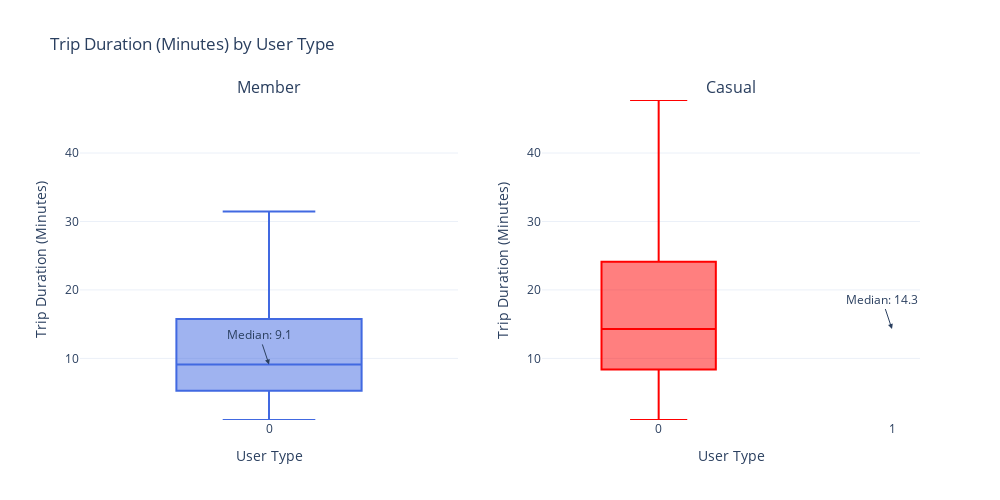

Notebook source saved alongside this figure:
### Code cell
# Separate stats
member_stats = summary_df[summary_df['user_type'] == 'member'].iloc[0]
casual_stats = summary_df[summary_df['user_type'] == 'casual'].iloc[0]

# Determine common y-axis range
y_min = min(member_stats["lowerfence"], casual_stats["lowerfence"])
y_max = max(member_stats["upperfence"], casual_stats["upperfence"])

# Create subplots: 1 row, 2 columns
fig = make_subplots(rows=1, cols=2, subplot_titles=("Member", "Casual"))

# Member box
fig.add_trace(go.Box(
    q1=[member_stats["q1"]],
    median=[member_stats["median"]],
    q3=[member_stats["q3"]],
    lowerfence=[member_stats["lowerfence"]],
    upperfence=[member_stats["upperfence"]],
    name="Member",
    marker_color="royalblue",
    boxmean=False,  # hide mean
    showlegend=False
), row=1, col=1)

# Add median annotation for Member
fig.add_annotation(
    x=0,  # first subplot
    y=member_stats["median"],
    text=f"Median: {member_stats['median']:.1f}",
    showarrow=True,
    arrowhead=2,
    row=1,
    col=1
)

# Casual box
fig.add_trace(go.Box(
    q1=[casual_stats["q1"]],
    median=[casual_stats["median"]],
    q3=[casual_stats["q3"]],
    lowerfence=[casual_stats["lowerfence"]],
    upperfence=[casual_stats["upperfence"]],
    name="Casual",
    marker_color="red",
    boxmean=False,
    showlegend=False
), row=1, col=2)

# Add median annotation for Casual
fig.add_annotation(
    x=1,  # second subplot
    y=casual_stats["median"],
    text=f"Median: {casual_stats['median']:.1f}",
    showarrow=True,
    arrowhead=2,
    row=1,
    col=2
)

# Update layout
fig.update_layout(
    title_text="Trip Duration (Minutes) by User Type",
    template="plotly_white",
    width=1000,
    height=500
)

# Add axis labels and enforce same y-axis
fig.update_xaxes(title_text="User Type", row=1, col=1)
fig.update_xaxes(title_text="User Type", row=1, col=2)
fig.update_yaxes(title_text="Trip Duration (Minutes)", row=1, col=1, range=[y_min, y_max])
fig.update_yaxes(title_text="Trip Duration (Minutes)", row=1, col=2, range=[y_min, y_max])

# Show figure
fig.show()

### Figure 1 — Plotly figure (JSON) as saved in the notebook; plotly's stock layout.template omitted (floating-point values rounded to 4 significant figures)
{"data": [{"boxmean": false, "lowerfence": [1.0], "marker": {"color": "royalblue"}, "median": [9.119], "name": "Member", "q1": [5.281], "q3": [15.76], "showlegend": false, "type": "box", "upperfence": [31.47], "xaxis": "x", "yaxis": "y"}, {"boxmean": false, "lowerfence": [1.001], "marker": {"color": "red"}, "median": [14.29], "name": "Casual", "q1": [8.382], "q3": [24.13], "showlegend": false, "type": "box", "upperfence": [47.74], "xaxis": "x2", "yaxis": "y2"}], "layout": {"annotations": [{"font": {"size": 16}, "showarrow": false, "text": "Member", "x": 0.225, "xanchor": "center", "xref": "paper", "y": 1, "yanchor": "bottom", "yref": "paper"}, {"font": {"size": 16}, "showarrow": false, "text": "Casual", "x": 0.775, "xanchor": "center", "xref": "paper", "y": 1, "yanchor": "bottom", "yref": "paper"}, {"arrowhead": 2, "showarrow": true, "text": "Median: 9.1", "x": 0, "xref": "x", "y": 9.119, "yref": "y"}, {"arrowhead": 2, "showarrow": true, "text": "Median: 14.3", "x": 1, "xref": "x2", "y": 14.29, "yref": "y2"}], "height": 500, "title": {"text": "Trip Duration (Minutes) by User Type"}, "width": 1000, "xaxis": {"anchor": "y", "domain": [0, 0.45], "title": {"text": "User Type"}}, "xaxis2": {"anchor": "y2", "domain": [0.55, 1], "title": {"text": "User Type"}}, "yaxis": {"anchor": "x", "domain": [0, 1], "range": [1.0, 47.74], "title": {"text": "Trip Duration (Minutes)"}}, "yaxis2": {"anchor": "x2", "domain": [0, 1], "range": [1.0, 47.74], "title": {"text": "Trip Duration (Minutes)"}}}}
